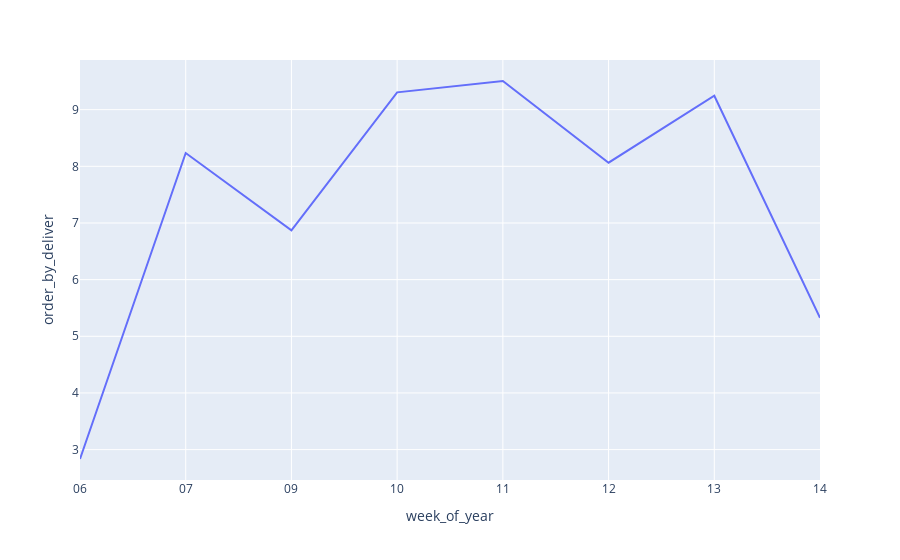

This figure's notebook cell:
### Markdown cell above
# 5. Quantidade de pedidos entregue por semana! 🔰

### Code cell
df_aux01 = df1.loc[:, ['ID', 'week_of_year']].groupby('week_of_year').count().reset_index()
df_aux02 = df1.loc[:, ['Delivery_person_ID', 'week_of_year']].groupby('week_of_year').nunique().reset_index()

df_aux = pd.merge(df_aux01, df_aux02, how='inner')
df_aux['order_by_deliver'] = df_aux['ID'] / df_aux['Delivery_person_ID']

px.line(df_aux, x='week_of_year', y='order_by_deliver')

### Figure 1 — Plotly figure (JSON) as saved in the notebook; plotly's stock layout.template omitted (floating-point values rounded to 4 significant figures)
{"data": [{"hovertemplate": "week_of_year=%{x}<br>order_by_deliver=%{y}<extra></extra>", "legendgroup": "", "line": {"color": "#636efa", "dash": "solid"}, "marker": {"symbol": "circle"}, "mode": "lines", "name": "", "orientation": "v", "showlegend": false, "type": "scatter", "x": ["06", "07", "09", "10", "11", "12", "13", "14"], "xaxis": "x", "y": [2.834, 8.235, 6.871, 9.306, 9.506, 8.064, 9.246, 5.325], "yaxis": "y"}], "layout": {"legend": {"tracegroupgap": 0}, "margin": {"t": 60}, "xaxis": {"anchor": "y", "domain": [0, 1], "title": {"text": "week_of_year"}}, "yaxis": {"anchor": "x", "domain": [0, 1], "title": {"text": "order_by_deliver"}}}}
